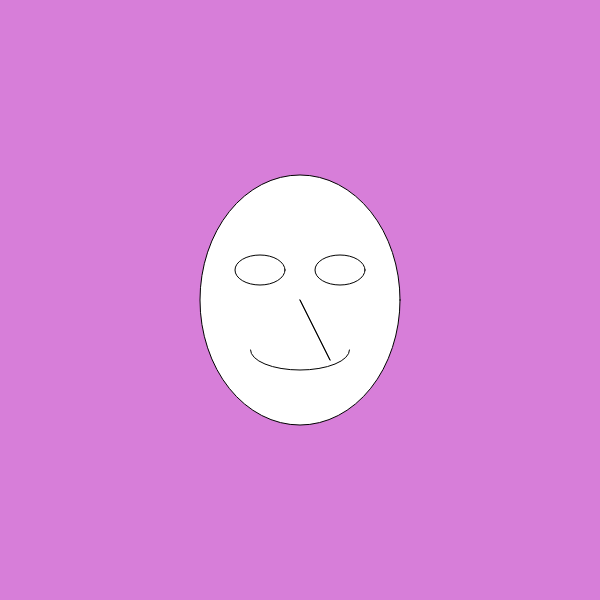
Frame 1 (no input)
Frame 60 (no input): identical to frame 1, image omitted
Frame 120 (the mouse pressed at the canvas centre since frame 60): identical to frame 1, image omitted

The p5.js sketch that drew this single still picture (run headless with seeded random() and noise() and a simulated clock; from frame 60 on, the mouse is pressed at the canvas centre):

// p5.js sketch
// ── sketch.js
function setup() {
  createCanvas(600, 600);
}

function draw() {
  background(215, 126, 217);
  ellipse(300, 300, 200, 250)
  ellipse(260, 270, 50, 30)
  ellipse(340, 270, 50, 30)
  arc(300, 350, 99, 40, 0, PI)
  triangle(300, 300, 330, 360, )
  
}
